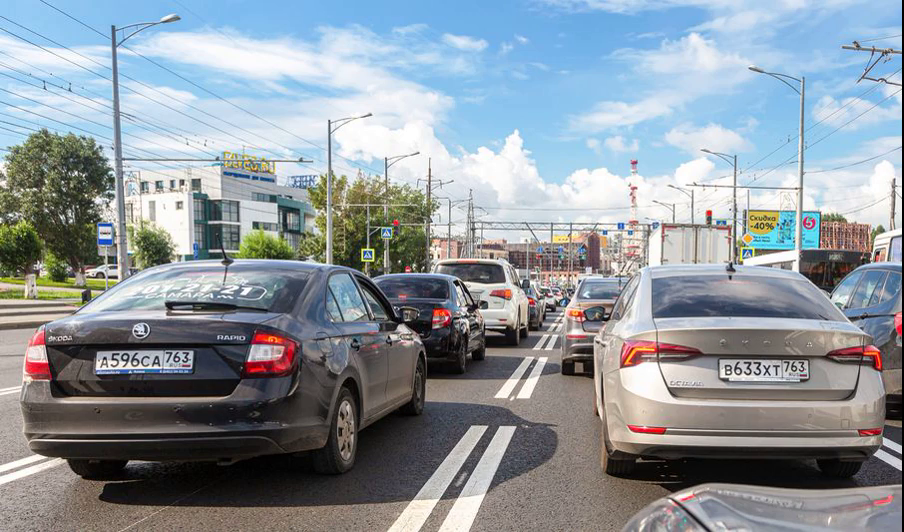
#> input picture frame 37 of Tugas OpenCV (Khusus Vision)/haarcascade_github/rusianplate2.mp4, 904 x 532 px
$ python OpenCV2_mp4.py
#> lines starting #> are read from the running program, lines starting #| are printed output that depends on the picture; after the words box and inside, x2 and y2 are one past the last pixel; in counts of white or black regions, pixels touching at a corner belong together
import cv2

NumPlateCascade = cv2.CascadeClassifier('haarcascade_github/haarcascade_russian_plate_number.xml')

cap = cv2.VideoCapture('haarcascade_github/rusianplate2.mp4')

cap.set(cv2.CAP_PROP_FRAME_WIDTH, 320)
cap.set(cv2.CAP_PROP_FRAME_HEIGHT, 80)


if (cap.isOpened()==False):
    print('Error Reading video!!!')

while True:
    ret, frame = cap.read()
#> frame is the input picture: shape (532, 904, 3); mean B, G, R 157.3, 150.1, 141.3
    gray = cv2.cvtColor(frame,cv2.COLOR_BGR2GRAY)
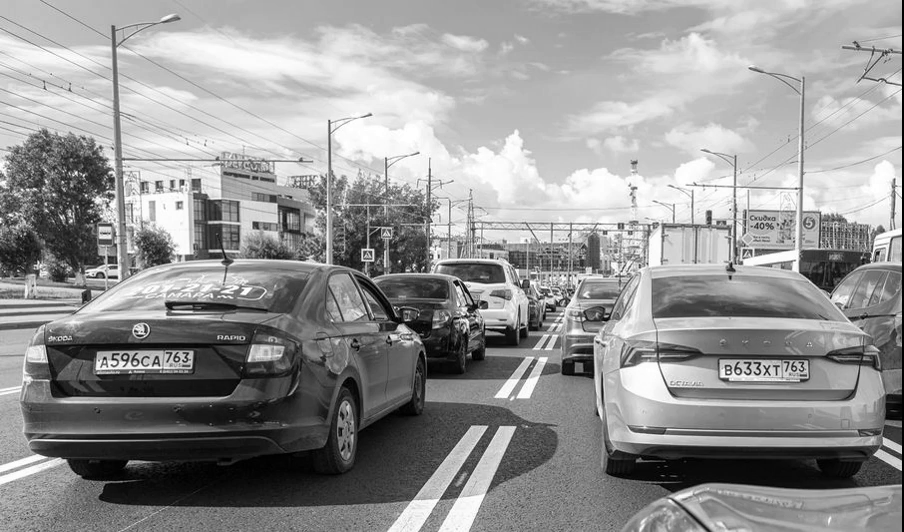
#> gray: shape (532, 904); min 0, max 255, mean 148.3
    NumPlate = NumPlateCascade.detectMultiScale(gray,scaleFactor=1.2,
    minNeighbors = 5, minSize=(25,25))
#> NumPlate = [[79, 339, 125, 41], [699, 349, 120, 40]]

    for (x,y,w,h) in NumPlate:
        cv2.rectangle(frame,(x,y),(x+w,y+h),(0,0,255),2)
        Numberplate = frame[y:y+h, x:x+w,:]
        Numberplate_to_be_shown_up = frame[y:y+h, x:x+w,:]
        Numberplate = cv2.blur(Numberplate, ksize=(50, 50))
        frame[:h,-w:,:] = Numberplate_to_be_shown_up
        frame[y:y+h, x:x+w,:] = Numberplate
#> this loop made 2 passes
#> pass 1, `Numberplate = frame[y:y+h, x:x+w,:]`:
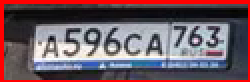
#> Numberplate: shape (41, 125, 3) (shown 2 times larger); mean B, G, R 97.2, 89.2, 111.5
#> pass 1, `Numberplate = cv2.blur(Numberplate, ksize=(50, 50))`:
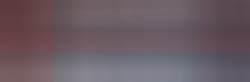
#> Numberplate: shape (41, 125, 3) (shown 2 times larger); mean B, G, R 99.9, 91.8, 106.6
#> pass 2, `Numberplate = frame[y:y+h, x:x+w,:]`:
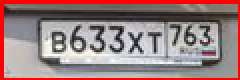
#> Numberplate: shape (40, 120, 3) (shown 2 times larger); mean B, G, R 126.2, 125.8, 153
#> pass 2, `Numberplate = cv2.blur(Numberplate, ksize=(50, 50))`:
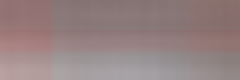
#> Numberplate: shape (40, 120, 3) (shown 2 times larger); mean B, G, R 130.2, 129.8, 149.3
#> after the loop:
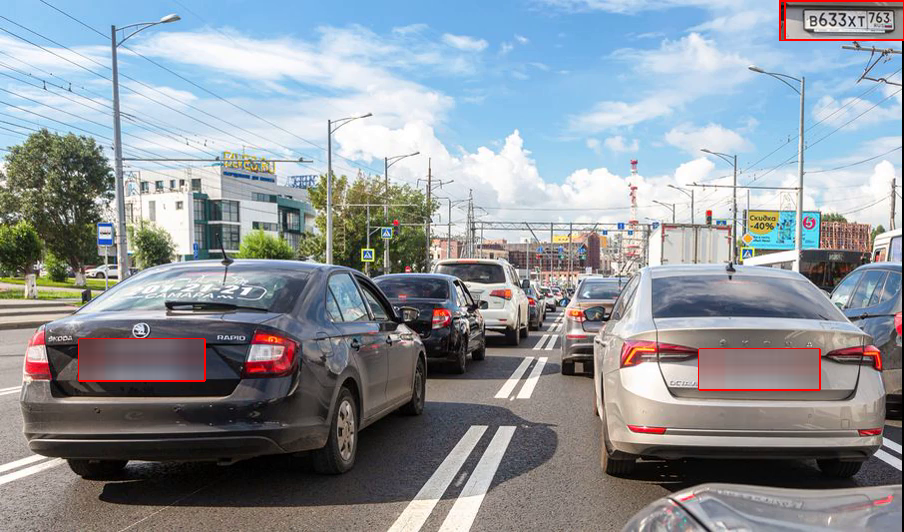
#> frame: shape (532, 904, 3); 3.33% of pixels changed, all inside (x1, y1, x2, y2) = (78, 0, 904, 391)
    if ret == True:
        cv2.imshow('Video',frame)

        if cv2.waitKey(25) & 0xFF == ord('q'):
#> (key q is pressed here)
            break

    else:
        break

cap.release()
cv2.destroyAllWindows()

$ run again, starting later in the video
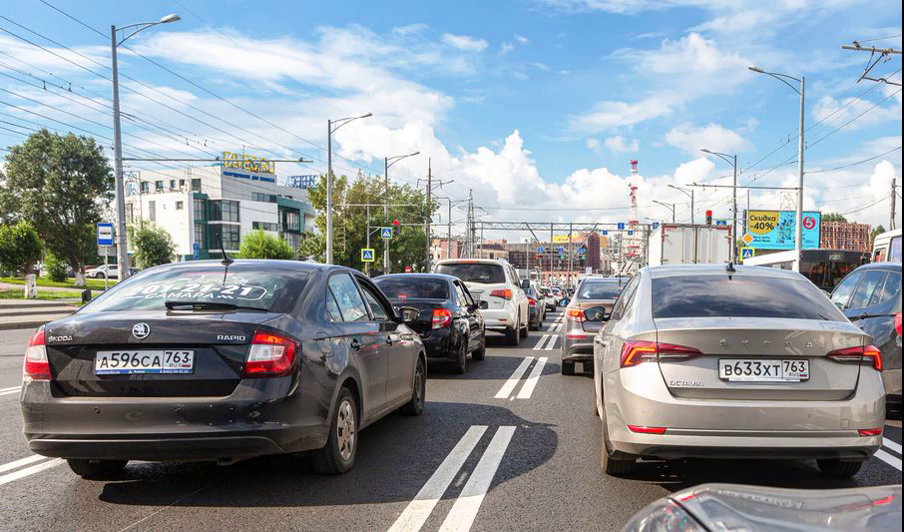
#> input picture frame 168 of Tugas OpenCV (Khusus Vision)/haarcascade_github/rusianplate2.mp4, 904 x 532 px
#> frame is the input picture: shape (532, 904, 3); mean B, G, R 157.4, 150.1, 141.3
#> NumPlate = [[79, 339, 125, 41], [697, 348, 122, 41]]
#> the loop `for (x,y,w,h) in NumPlate:` made 2 passes
#> pass 2, `Numberplate = frame[y:y+h, x:x+w,:]`:
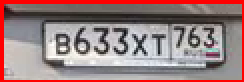
#> Numberplate: shape (41, 122, 3) (shown 2 times larger); mean B, G, R 125.7, 125.6, 152.5
#> after the loop `for (x,y,w,h) in NumPlate:`:
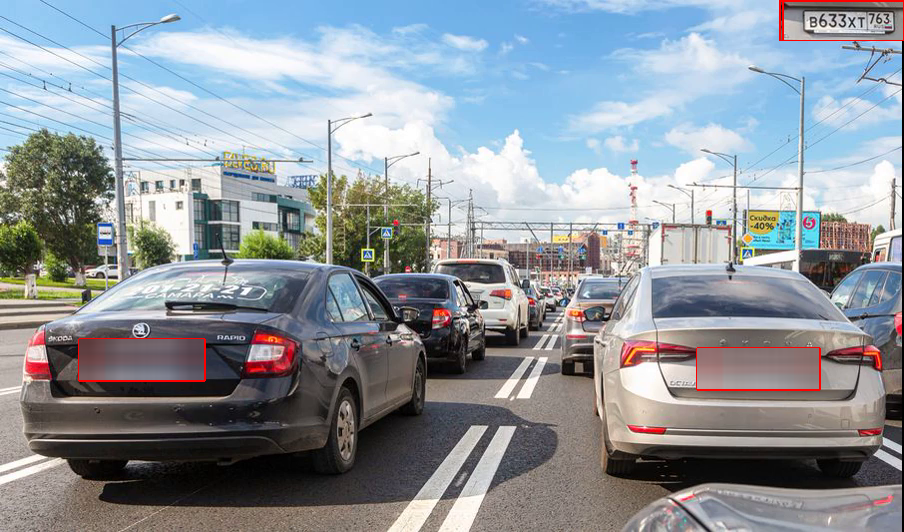
#> frame: shape (532, 904, 3); 3.38% of pixels changed, all inside (x1, y1, x2, y2) = (78, 0, 904, 391)

$ run again, starting later in the video
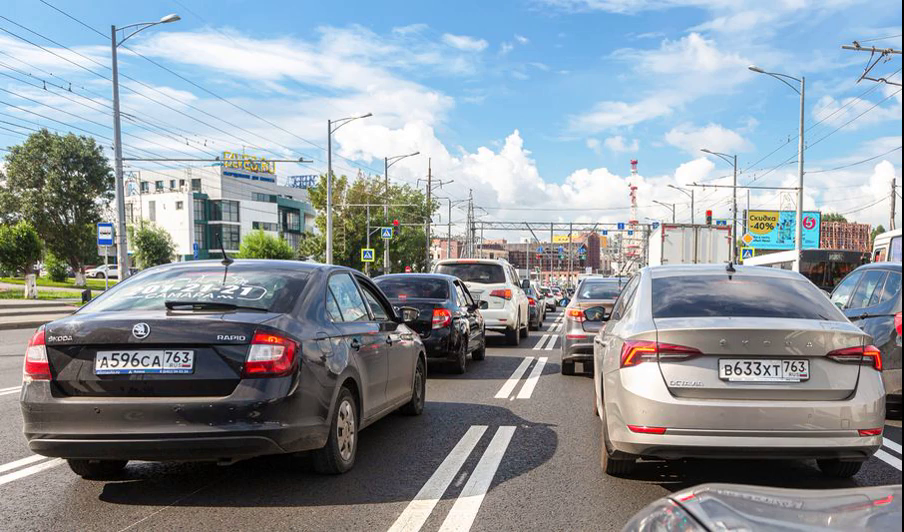
#> input picture frame 300 of Tugas OpenCV (Khusus Vision)/haarcascade_github/rusianplate2.mp4, 904 x 532 px
#> frame is the input picture: shape (532, 904, 3); mean B, G, R 157.4, 150.1, 141.3
#> NumPlate = [[79, 339, 125, 41], [697, 348, 122, 41]]
#> the loop `for (x,y,w,h) in NumPlate:` made 2 passes
#> pass 2, `Numberplate = frame[y:y+h, x:x+w,:]`:
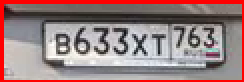
#> Numberplate: shape (41, 122, 3) (shown 2 times larger); mean B, G, R 125.7, 125.6, 152.5
#> after the loop `for (x,y,w,h) in NumPlate:`:
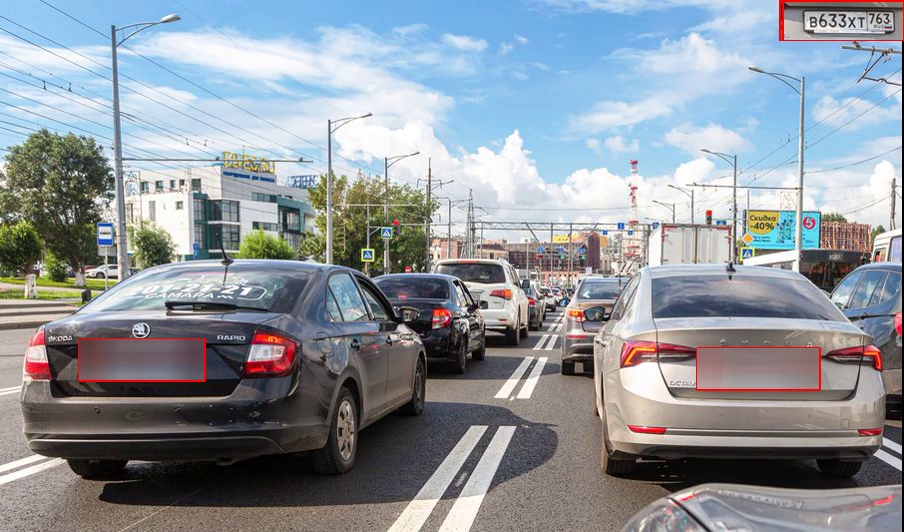
#> frame: shape (532, 904, 3); 3.38% of pixels changed, all inside (x1, y1, x2, y2) = (78, 0, 904, 391)
